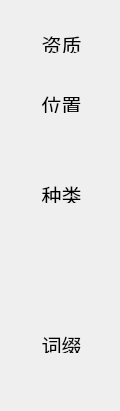
   <widget class="QWidget" name="widget" native="true">
    <property name="geometry">
     <rect>
      <x>-20</x>
      <y>100</y>
      <width>120</width>
      <height>411</height>
     </rect>
    </property>
    <widget class="QLabel" name="label_5">
     <property name="geometry">
      <rect>
       <x>31</x>
       <y>30</y>
       <width>61</width>
       <height>23</height>
      </rect>
     </property>
     <property name="minimumSize">
      <size>
       <width>61</width>
       <height>0</height>
      </size>
     </property>
     <property name="styleSheet">
      <string notr="true">font: 15pt &quot;黑体&quot;;
color: rgb(0, 0, 0);</string>
     </property>
     <property name="text">
      <string>&lt;!DOCTYPE HTML PUBLIC &quot;-//W3C//DTD HTML 4.0//EN&quot; &quot;http://www.w3.org/TR/REC-html40/strict.dtd&quot;&gt;
&lt;html&gt;&lt;head&gt;&lt;meta name=&quot;qrichtext&quot; content=&quot;1&quot; /&gt;&lt;style type=&quot;text/css&quot;&gt;
p, li { white-space: pre-wrap; }
&lt;/style&gt;&lt;/head&gt;&lt;body style=&quot; font-family:'黑体'; font-size:15pt; font-weight:400; font-style:normal;&quot;&gt;
&lt;p align=&quot;center&quot; style=&quot; margin-top:12px; margin-bottom:12px; margin-left:0px; margin-right:0px; -qt-block-indent:0; text-indent:0px;&quot;&gt;资质&lt;/p&gt;&lt;/body&gt;&lt;/html&gt;</string>
     </property>
    </widget>
    <widget class="QLabel" name="label_2">
     <property name="geometry">
      <rect>
       <x>31</x>
       <y>90</y>
       <width>61</width>
       <height>23</height>
      </rect>
     </property>
     <property name="minimumSize">
      <size>
       <width>61</width>
       <height>0</height>
      </size>
     </property>
     <property name="styleSheet">
      <string notr="true">font: 15pt &quot;黑体&quot;;
color: rgb(0, 0, 0);</string>
     </property>
     <property name="text">
      <string>&lt;!DOCTYPE HTML PUBLIC &quot;-//W3C//DTD HTML 4.0//EN&quot; &quot;http://www.w3.org/TR/REC-html40/strict.dtd&quot;&gt;
&lt;html&gt;&lt;head&gt;&lt;meta name=&quot;qrichtext&quot; content=&quot;1&quot; /&gt;&lt;style type=&quot;text/css&quot;&gt;
p, li { white-space: pre-wrap; }
&lt;/style&gt;&lt;/head&gt;&lt;body style=&quot; font-family:'黑体'; font-size:15pt; font-weight:400; font-style:normal;&quot;&gt;
&lt;p align=&quot;center&quot; style=&quot; margin-top:12px; margin-bottom:12px; margin-left:0px; margin-right:0px; -qt-block-indent:0; text-indent:0px;&quot;&gt;位置&lt;/p&gt;&lt;/body&gt;&lt;/html&gt;</string>
     </property>
    </widget>
    <widget class="QLabel" name="label_6">
     <property name="geometry">
      <rect>
       <x>31</x>
       <y>330</y>
       <width>61</width>
       <height>23</height>
      </rect>
     </property>
     <property name="minimumSize">
      <size>
       <width>61</width>
       <height>0</height>
      </size>
     </property>
     <property name="styleSheet">
      <string notr="true">font: 15pt &quot;黑体&quot;;
color: rgb(0, 0, 0);</string>
     </property>
     <property name="text">
      <string>&lt;!DOCTYPE HTML PUBLIC &quot;-//W3C//DTD HTML 4.0//EN&quot; &quot;http://www.w3.org/TR/REC-html40/strict.dtd&quot;&gt;
&lt;html&gt;&lt;head&gt;&lt;meta name=&quot;qrichtext&quot; content=&quot;1&quot; /&gt;&lt;style type=&quot;text/css&quot;&gt;
p, li { white-space: pre-wrap; }
&lt;/style&gt;&lt;/head&gt;&lt;body style=&quot; font-family:'黑体'; font-size:15pt; font-weight:400; font-style:normal;&quot;&gt;
&lt;p align=&quot;center&quot; style=&quot; margin-top:12px; margin-bottom:12px; margin-left:0px; margin-right:0px; -qt-block-indent:0; text-indent:0px;&quot;&gt;词缀&lt;/p&gt;&lt;/body&gt;&lt;/html&gt;</string>
     </property>
    </widget>
    <widget class="QLabel" name="label_4">
     <property name="geometry">
      <rect>
       <x>31</x>
       <y>180</y>
       <width>61</width>
       <height>23</height>
      </rect>
     </property>
     <property name="minimumSize">
      <size>
       <width>61</width>
       <height>0</height>
      </size>
     </property>
     <property name="styleSheet">
      <string notr="true">font: 15pt &quot;黑体&quot;;
color: rgb(0, 0, 0);</string>
     </property>
     <property name="text">
      <string>&lt;!DOCTYPE HTML PUBLIC &quot;-//W3C//DTD HTML 4.0//EN&quot; &quot;http://www.w3.org/TR/REC-html40/strict.dtd&quot;&gt;
&lt;html&gt;&lt;head&gt;&lt;meta name=&quot;qrichtext&quot; content=&quot;1&quot; /&gt;&lt;style type=&quot;text/css&quot;&gt;
p, li { white-space: pre-wrap; }
&lt;/style&gt;&lt;/head&gt;&lt;body style=&quot; font-family:'黑体'; font-size:15pt; font-weight:400; font-style:normal;&quot;&gt;
&lt;p align=&quot;center&quot; style=&quot; margin-top:12px; margin-bottom:12px; margin-left:0px; margin-right:0px; -qt-block-indent:0; text-indent:0px;&quot;&gt;种类&lt;/p&gt;&lt;/body&gt;&lt;/html&gt;</string>
     </property>
    </widget>
   </widget>
